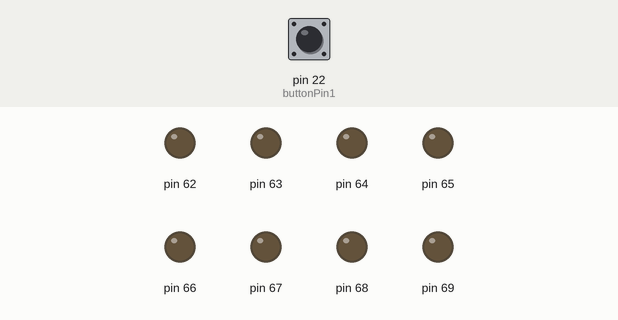
The sketch below on a simulated Arduino Mega 2560, built with avr-gcc and run on an emulated ATmega2560. Shown: output pins drawn as LEDs (lit = HIGH). Inputs (shaded band) come from the test bench; at power-on: pin 22 (buttonPin1) HIGH.

Above: at 1.2 s.
1.3 s: pin 22 (buttonPin1) pulled LOW for 0.15 s
At 2.1 s:
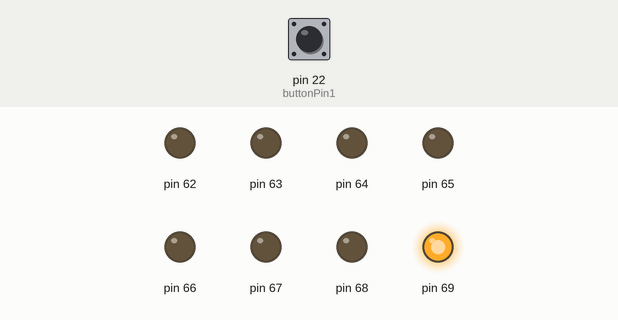
At 4.2 s:
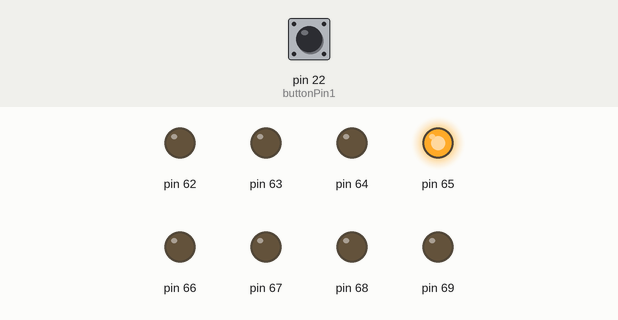
7.4 s: pin 22 (buttonPin1) pulled LOW for 3.2 s
At 11.5 s:
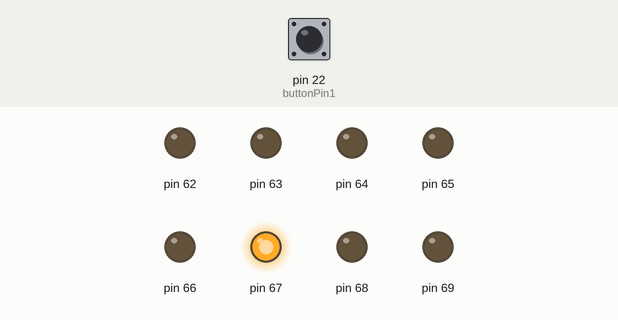
Timing chart, 0 to 19.6 s (numbered marks = the images above; inputs shaded):
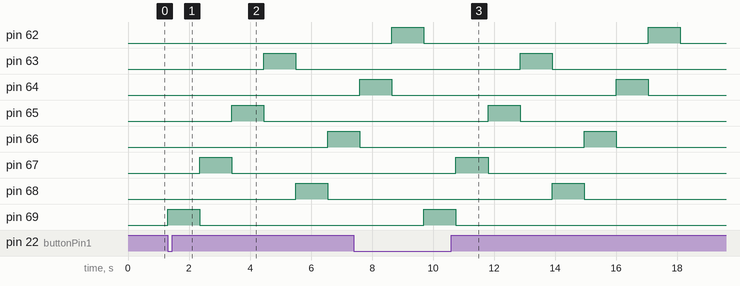

The sketch:

LED.ino
```cpp
#include <avr/io.h>
#include <avr/interrupt.h>
#define buttonPin1 22
#define buttonPin2 24

void setup() {
  DDRK = 0b11111111;
  PORTK = 0;
  pinMode(buttonPin1, INPUT_PULLUP);
}

void loop() {
  if (digitalRead(buttonPin1) == LOW){
    PORTK = 0b10000000;
    while (PORTK) {
      delay(1050);
      PORTK = PORTK >> 2;
      if (PORTK == 0b00000010) {
        delay(1050);
        PORTK = 0b01000000;
        do {
        delay(1050);
        PORTK = PORTK >> 2;
        } while (PORTK != 0b00000001);
      }
    }
  }
}
```

Measured:
- after the input at 1.3 s, pin 63: LOW → HIGH after 3.2 s, → LOW 1.1 s later; pin 65: LOW → HIGH after 2.1 s, → LOW 1.1 s later; pin 66: LOW → HIGH after 5.3 s; pin 67: LOW → HIGH after 1.1 s, → LOW 1.1 s later; pin 68: LOW → HIGH after 4.2 s, → LOW 1.1 s later
- after the input at 7.4 s, pin 63: LOW → HIGH after 5.5 s, → LOW 1.1 s later; pin 65: LOW → HIGH after 4.4 s, → LOW 1.1 s later; pin 67: LOW → HIGH after 3.4 s, → LOW 1.1 s later; pin 68: LOW → HIGH after 6.5 s, → LOW 1.1 s later; pin 69: LOW → HIGH after 2.3 s, → LOW 1.1 s later
- by itself, pin 62, pin 64: alternates HIGH for 1.1 s and LOW for 7.4 s
